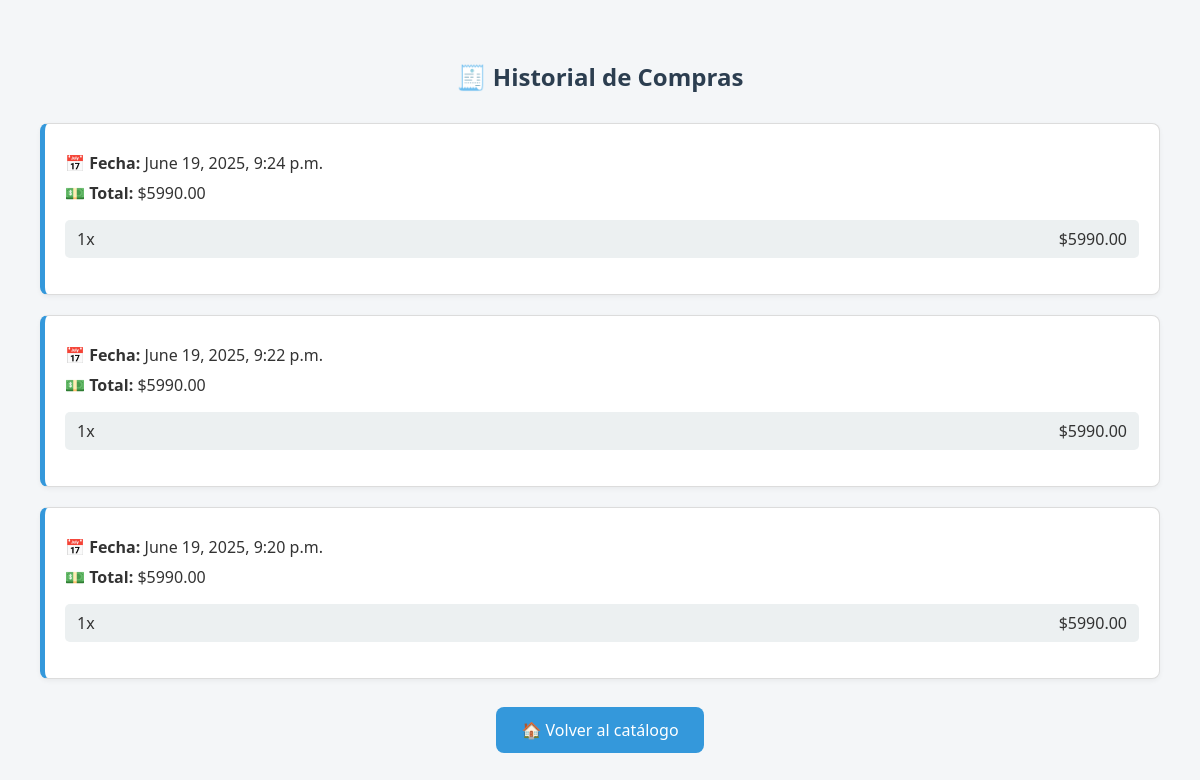
The app's page /historial-compras/ (signed in), older data.
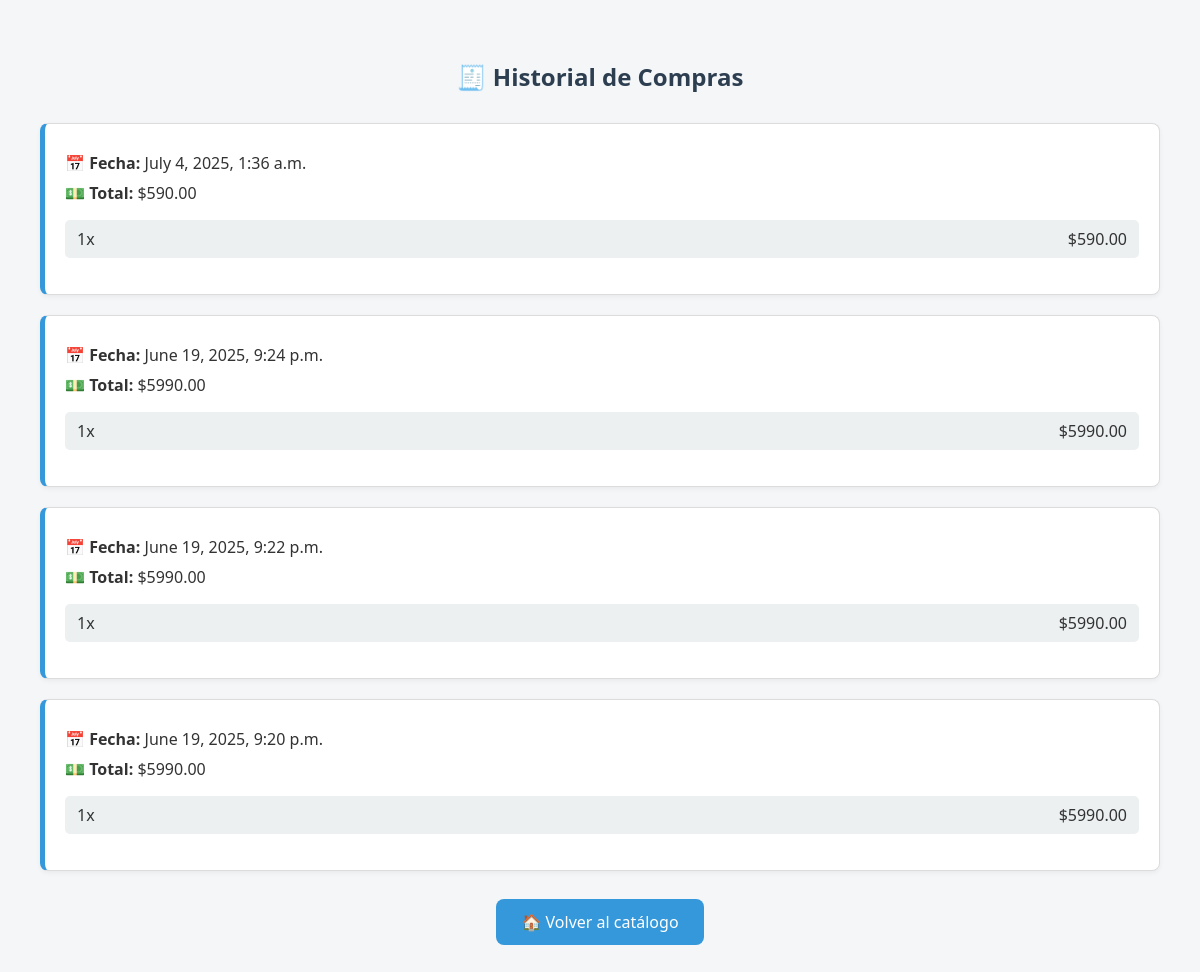
The same page, newer data.
### tienda_web/models.py (models this page shows, shortened)
class Boleta(models.Model):
    usuario = models.ForeignKey(User, on_delete=models.CASCADE)
    total = models.DecimalField(max_digits=10, decimal_places=2)
    fecha = models.DateTimeField(auto_now_add=True)

class DetalleBoleta(models.Model):
    boleta = models.ForeignKey(Boleta, related_name='detalles', on_delete=models.CASCADE)
    producto_id = models.IntegerField(default=0)  # Valor por defecto temporal
    nombre_producto = models.CharField(max_length=255, default="Producto desconocido")
    cantidad = models.PositiveIntegerField(default=1)
    precio_unitario = models.DecimalField(max_digits=10, decimal_places=2, default=0)
    imagen_url = models.URLField(blank=True, default="")

### tienda_web/views.py (the view)
# urls.py: path('historial-compras/', views.historial_compras, name='historial_compras'),
def historial_compras(request):
    if not request.user.is_authenticated:
        return redirect("login")
    boletas = Boleta.objects.filter(usuario=request.user).order_by('-fecha')
    return render(request, "historial_compras.html", {"boletas": boletas})

### tienda_web/templates/historial_compras.html (shortened to what this page needs)
<!DOCTYPE html>
<html lang="es">
<head>
</head>
<body>
    <h2>🧾 Historial de Compras</h2>
    {% if boletas %}
        {% for boleta in boletas %}
            <div class="boleta-card">
                <p><strong>📅 Fecha:</strong> {{ boleta.fecha }}</p>
                <p><strong>💵 Total:</strong> ${{ boleta.total }}</p>
                <ul>
                    {% for detalle in boleta.detalles.all %}
                        <li>
                            <span>{{ detalle.cantidad }}x {{ detalle.producto.nombre }}</span>
                            <span>${{ detalle.precio_unitario }}</span>
                        </li>
                    {% endfor %}
                </ul>
            </div>
        {% endfor %}
    {% else %}
        <div class="no-compras">
            <p>❗ No has realizado compras aún.</p>
        </div>
    {% endif %}
    <div class="back-button">
        <a href="{% url 'catalogo' %}">🏠 Volver al catálogo</a>
    </div>
</body>
</html>

Row changes from the older to the newer data that the page shows:
added Boleta: fecha "July 4, 2025, 1:36 a.m.", total "590.00"
added DetalleBoleta: cantidad "1", precio_unitario "590.00", shown under "July 4, 2025, 1:36 a.m."
